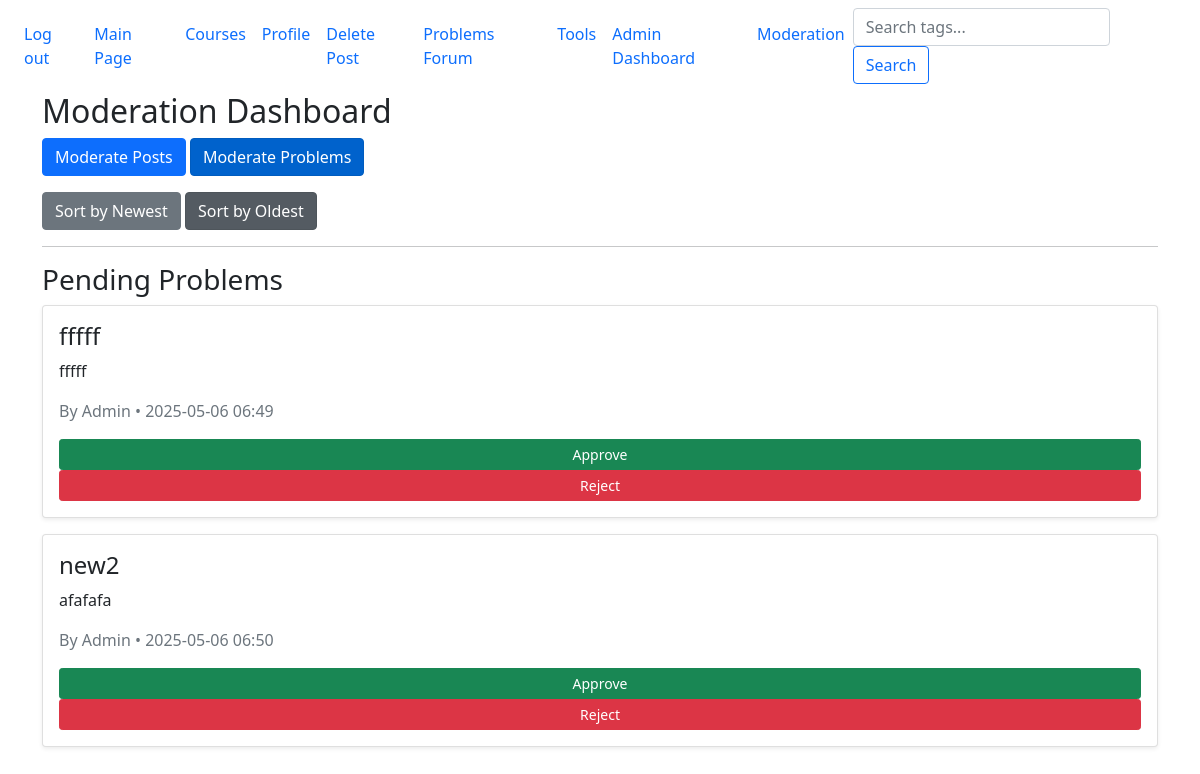
Screenshot of /admin/moderate?type=problems&sort_by=oldest (signed in) with the database file from the repository.
### website/models.py (models this page shows)
class Problem(db.Model):
    id = db.Column(db.Integer, primary_key=True)
    title = db.Column(db.String(200), nullable=False)
    description = db.Column(db.Text)
    image_url = db.Column(db.String(300), nullable=True)
    is_approved = db.Column(db.Boolean, default=False)
    timestamp = db.Column(db.DateTime, default=datetime.utcnow)
    user_id = db.Column(db.Integer, db.ForeignKey('user.id'), nullable=False)
    user = db.relationship('User', backref='problems')
    tags = db.relationship('Tag', secondary=problem_tags, backref='problems')
    upvotes = db.relationship('ProblemUpvote', backref='problem', lazy='dynamic')
    comments = db.relationship('ProblemComment', backref='problem', lazy='dynamic')

class User(db.Model, UserMixin):
    id = db.Column(db.Integer, primary_key = True)
    email = db.Column(db.String(150), unique = True)
    password = db.Column(db.String(150))
    posts = db.relationship('Posts', backref='author', lazy=True) # user's posts
    username = db.Column(db.String(150), unique=True, nullable=False)  # renamed from first_name
    user_image = db.Column(db.String(300), nullable=True)  # path to profile image
    is_admin = db.Column(db.Boolean, default=False) # check to see if this is an admin or not
    lesson_progress = db.relationship('LessonProgress', backref='user', lazy=True) #user's lesson progress, tracked by watching the tutorial video in the lesson

### website/admin.py (the view)
@admin.route('/moderate')
@login_required
@admin_required
def moderate():
    moderation_type = request.args.get('type', 'posts')  # default to posts
    sort_by = request.args.get('sort_by', 'newest')  # default to newest
    if moderation_type == 'posts':
        items = Posts.query.filter_by(is_approved=False).all()
        if sort_by == 'newest':
            items.sort(key=lambda post: post.timestamp, reverse=True)
        elif sort_by == 'oldest':
            items.sort(key=lambda post: post.timestamp, reverse=False)
    elif moderation_type == 'problems':
        items = Problem.query.filter_by(is_approved=False).all()
        if sort_by == 'newest':
            items.sort(key=lambda problem: problem.timestamp, reverse=True)
        elif sort_by == 'oldest':
            items.sort(key=lambda problem: problem.timestamp, reverse=False)
    else:
        items = []
    return render_template('admin/moderate.html', items=items, moderation_type=moderation_type, sort_by=sort_by)

### website/__init__.py (called while the page is built)
def create_app():
    app = Flask(__name__)
    app.config['SECRET_KEY'] = 'touplis' #secret key for dev only
    app.config['SQLALCHEMY_DATABASE_URI'] = f'sqlite:///{DB_NAME}'
    db.init_app(app)
    migrate.init_app(app, db)
    from .views import views
    from .auth import auth
    from .admin import admin
    app.register_blueprint(views, url_prefix='/')
    app.register_blueprint(auth, url_prefix='/')
    app.register_blueprint(admin)
    from .models import User, Posts, Course
    login_manager = LoginManager()
    login_manager.login_view = 'auth.login'
    login_manager.init_app(app)
    @login_manager.user_loader
    def load_user(id):
        return User.query.get(int(id))
    @app.context_processor
    def inject_user():
        return dict(user=current_user)
    create_database(app)
    return app

### website/admin.py (called while the page is built)
def admin_required(f):
    @wraps(f)
    def decorated_function(*args, **kwargs):
        if not current_user.is_authenticated or not getattr(current_user, "is_admin", False):
            abort(403)
        return f(*args, **kwargs)
    return decorated_function

### website/templates/admin/moderate.html (shortened to what this page needs)
{% extends "base.html" %}
{% block content %}
  <h2>Moderation Dashboard</h2>
  <div class="mb-3">
    <a href="{{ url_for('admin.moderate', type='posts', sort_by=sort_by) }}" class="btn btn-primary {% if moderation_type == 'posts' %}active{% endif %}">Moderate Posts</a>
    <a href="{{ url_for('admin.moderate', type='problems', sort_by=sort_by) }}" class="btn btn-primary {% if moderation_type == 'problems' %}active{% endif %}">Moderate Problems</a>
  </div>
  <div class="mb-3">
    <a href="{{ url_for('admin.moderate', type=moderation_type, sort_by='newest') }}" class="btn btn-secondary {% if sort_by == 'newest' %}active{% endif %}">Sort by Newest</a>
    <a href="{{ url_for('admin.moderate', type=moderation_type, sort_by='oldest') }}" class="btn btn-secondary {% if sort_by == 'oldest' %}active{% endif %}">Sort by Oldest</a>
  </div>
  <hr>
  {% if moderation_type == 'posts' %}
    <h3>Pending Posts</h3>
    {% for post in items %}
      <div class="card mb-3 p-3 shadow-sm">
        <h4>{{ post.post_title }}</h4>
        <p>{{ post.content }}</p>
        <p class="text-muted">By {{ post.author.username }} • {{ post.timestamp.strftime('%Y-%m-%d %H:%M') }}</p>
        {% if post.image_url %}
          <img src="{{ post.image_url }}" alt="Post Image" class="img-fluid mb-2" style="max-width: 100%;">
        {% endif %}
        <button onclick="approveItem({{ post.id }}, 'post')" class="btn btn-success btn-sm">Approve</button>
        <button onclick="rejectItem({{ post.id }}, 'post')" class="btn btn-danger btn-sm">Reject</button>
      </div>
    {% else %}
      <p>No posts are pending.</p>
    {% endfor %}
  {% elif moderation_type == 'problems' %}
    <h3>Pending Problems</h3>
    {% for problem in items %}
      <div class="card mb-3 p-3 shadow-sm">
        <h4>{{ problem.title }}</h4>
        <p>{{ problem.description }}</p>
        <p class="text-muted">By {{ problem.user.username }} • {{ problem.timestamp.strftime('%Y-%m-%d %H:%M') }}</p>
        <button onclick="approveItem({{ problem.id }}, 'problem')" class="btn btn-success btn-sm">Approve</button>
        <button onclick="rejectItem({{ problem.id }}, 'problem')" class="btn btn-danger btn-sm">Reject</button>
      </div>
    {% else %}
      <p>No problems are pending.</p>
    {% endfor %}
  {% endif %}
{% endblock %}

### rows the page displays
Problem: title "fffff", description "fffff", user.username "Admin", timestamp "2025-05-06 06:49"
Problem: title "new2", description "afafafa", user.username "Admin", timestamp "2025-05-06 06:50"
